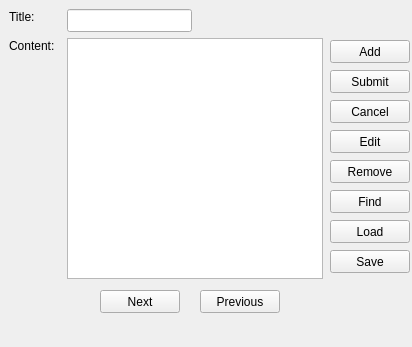
<?xml version="1.0" encoding="UTF-8"?>
<ui version="4.0">
 <class>Notebook</class>
 <widget class="QWidget" name="Notebook">
  <property name="geometry">
   <rect>
    <x>0</x>
    <y>0</y>
    <width>412</width>
    <height>347</height>
   </rect>
  </property>
  <property name="windowTitle">
   <string>Notebook</string>
  </property>
  <widget class="QLabel" name="titleLabel">
   <property name="geometry">
    <rect>
     <x>9</x>
     <y>9</y>
     <width>30</width>
     <height>16</height>
    </rect>
   </property>
   <property name="text">
    <string>Title:</string>
   </property>
  </widget>
  <widget class="QLineEdit" name="titleLine">
   <property name="geometry">
    <rect>
     <x>67</x>
     <y>9</y>
     <width>125</width>
     <height>23</height>
    </rect>
   </property>
  </widget>
  <widget class="QLabel" name="contentLabel">
   <property name="geometry">
    <rect>
     <x>9</x>
     <y>38</y>
     <width>52</width>
     <height>16</height>
    </rect>
   </property>
   <property name="text">
    <string>Content:</string>
   </property>
  </widget>
  <widget class="QTextEdit" name="contentText">
   <property name="geometry">
    <rect>
     <x>67</x>
     <y>38</y>
     <width>256</width>
     <height>241</height>
    </rect>
   </property>
  </widget>
  <widget class="QPushButton" name="addButton">
   <property name="geometry">
    <rect>
     <x>330</x>
     <y>40</y>
     <width>80</width>
     <height>23</height>
    </rect>
   </property>
   <property name="text">
    <string>Add</string>
   </property>
  </widget>
  <widget class="QPushButton" name="submitButton">
   <property name="geometry">
    <rect>
     <x>330</x>
     <y>70</y>
     <width>80</width>
     <height>23</height>
    </rect>
   </property>
   <property name="text">
    <string>Submit</string>
   </property>
  </widget>
  <widget class="QPushButton" name="cancelButton">
   <property name="geometry">
    <rect>
     <x>330</x>
     <y>100</y>
     <width>80</width>
     <height>23</height>
    </rect>
   </property>
   <property name="text">
    <string>Cancel</string>
   </property>
  </widget>
  <widget class="QPushButton" name="nextButton">
   <property name="geometry">
    <rect>
     <x>100</x>
     <y>290</y>
     <width>80</width>
     <height>23</height>
    </rect>
   </property>
   <property name="text">
    <string>Next</string>
   </property>
  </widget>
  <widget class="QPushButton" name="previousButton">
   <property name="geometry">
    <rect>
     <x>200</x>
     <y>290</y>
     <width>80</width>
     <height>23</height>
    </rect>
   </property>
   <property name="text">
    <string>Previous</string>
   </property>
  </widget>
  <widget class="QPushButton" name="editButton">
   <property name="geometry">
    <rect>
     <x>330</x>
     <y>130</y>
     <width>80</width>
     <height>23</height>
    </rect>
   </property>
   <property name="text">
    <string>Edit</string>
   </property>
  </widget>
  <widget class="QPushButton" name="removeButton">
   <property name="geometry">
    <rect>
     <x>330</x>
     <y>160</y>
     <width>80</width>
     <height>23</height>
    </rect>
   </property>
   <property name="text">
    <string>Remove</string>
   </property>
  </widget>
  <widget class="QPushButton" name="findButton">
   <property name="geometry">
    <rect>
     <x>330</x>
     <y>190</y>
     <width>80</width>
     <height>23</height>
    </rect>
   </property>
   <property name="toolTip">
    <string>Find in title field</string>
   </property>
   <property name="text">
    <string>Find</string>
   </property>
  </widget>
  <widget class="QPushButton" name="loadButton">
   <property name="geometry">
    <rect>
     <x>330</x>
     <y>220</y>
     <width>80</width>
     <height>23</height>
    </rect>
   </property>
   <property name="toolTip">
    <string>Load Content from File</string>
   </property>
   <property name="text">
    <string>Load</string>
   </property>
  </widget>
  <widget class="QPushButton" name="saveButton">
   <property name="geometry">
    <rect>
     <x>330</x>
     <y>250</y>
     <width>80</width>
     <height>23</height>
    </rect>
   </property>
   <property name="toolTip">
    <string>Save Content to File</string>
   </property>
   <property name="text">
    <string>Save</string>
   </property>
  </widget>
 </widget>
 <layoutdefault spacing="6" margin="11"/>
 <resources/>
 <connections/>
</ui>
